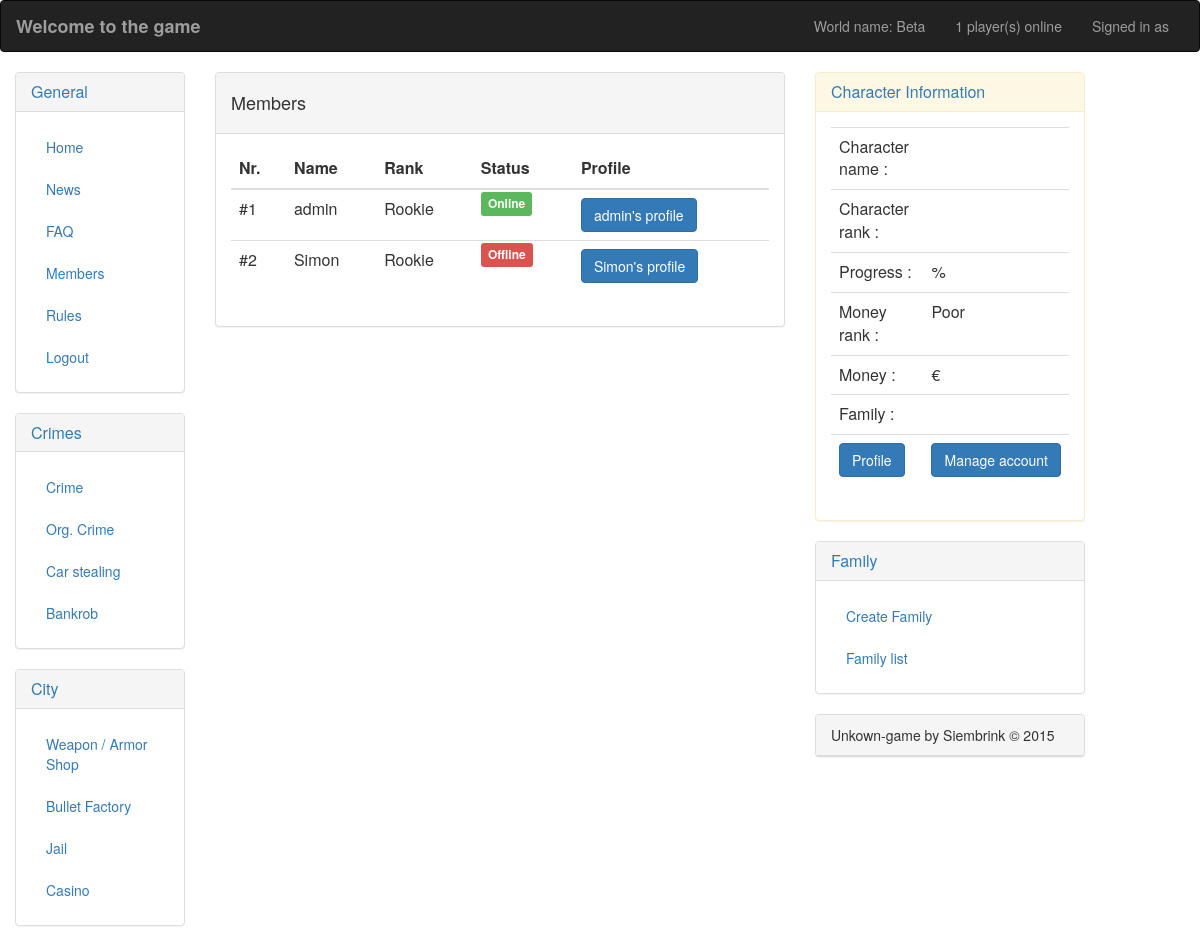
Before: /game/members.php with the older database file.
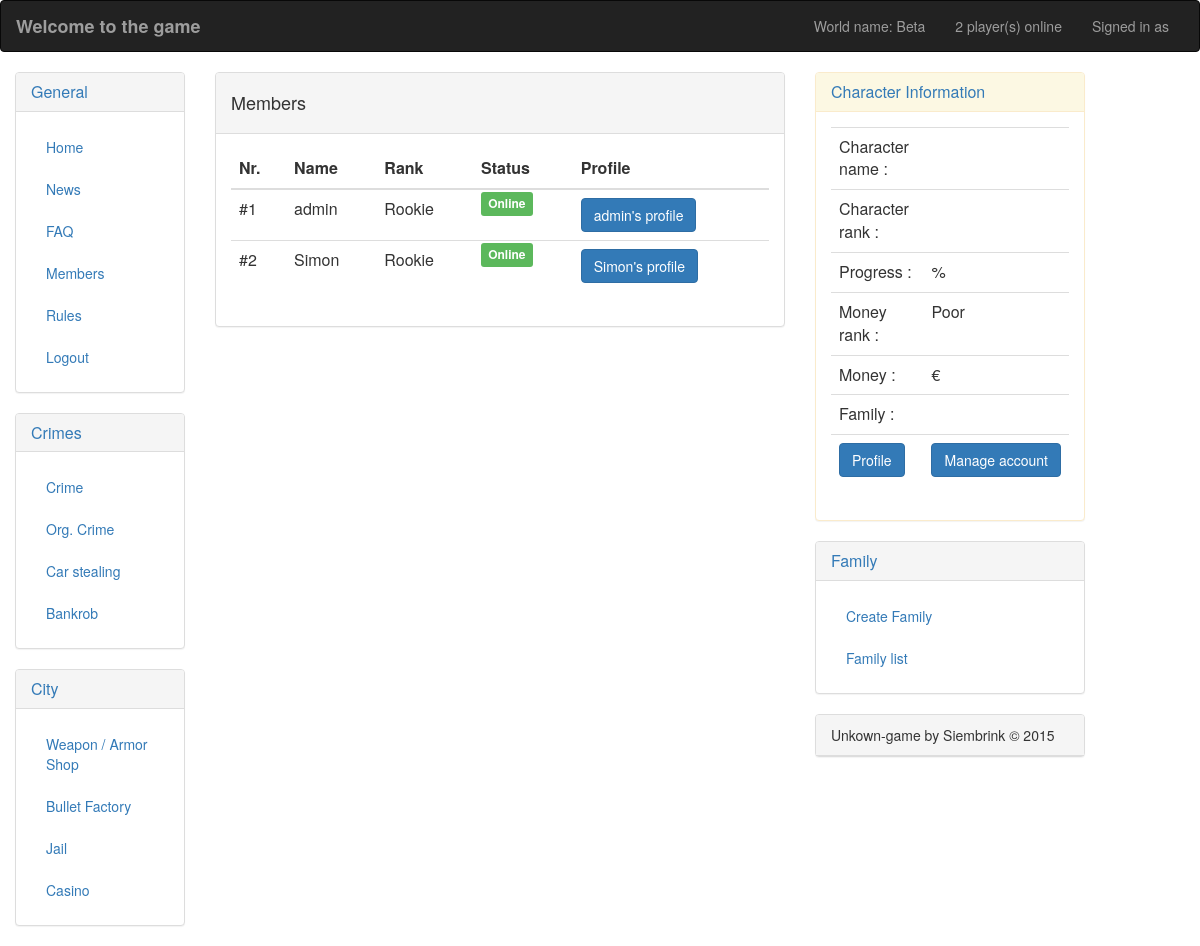
After: the same page with the newer database file.
### tables this page shows
CREATE TABLE IF NOT EXISTS `player` (
`id` int(11) NOT NULL,
  `player_name` varchar(30) NOT NULL,
  `rank` varchar(30) NOT NULL DEFAULT 'Rookie',
  `progress` int(2) NOT NULL DEFAULT '0',
  `family` varchar(30) NOT NULL DEFAULT 'None',
  `money` int(12) NOT NULL DEFAULT '10000',
  `banned` int(1) NOT NULL DEFAULT '0',
  `online` int(1) NOT NULL DEFAULT '0',
  `avatar` varchar(100) NOT NULL DEFAULT 'images/avatar/maffia_avatar.jpg',
  `profile_text` longtext NOT NULL,
  `crime1` varchar(30) NOT NULL,
  `crime2` varchar(30) NOT NULL,
  `crime3` varchar(30) NOT NULL,
  `crime4` varchar(30) NOT NULL,
  `weapon` varchar(30) NOT NULL,
  `armor` varchar(30) NOT NULL,
  `bullets` int(11) NOT NULL,
  `jail` varchar(30) NOT NULL
);

### game/includes/functions.php (called while the page is built, shortened)
<?php
function selectWorldName($connection, $id) {
    $select = mysqli_prepare($connection, "SELECT world_name, world_start, world_end FROM world WHERE world_id = ?");
    mysqli_stmt_bind_param($select, "i", $id);
    mysqli_stmt_execute($select);
    mysqli_stmt_bind_result($select, $name, $start, $end);
    return array($name, $start, $end);
}
function usersOnline($connection) {
    $number = 1;
    $select = mysqli_prepare($connection, "SELECT count(online) FROM player WHERE online = ?");
    mysqli_stmt_bind_param($select, "i", $number);
    mysqli_stmt_execute($select);
    mysqli_stmt_bind_result($select, $online);
    return $online;
}

### game/members.php (the view, shortened to what this page needs)
<?php
include ("../includes/config.php");
include ("includes/functions.php");
$world = selectWorldName($connection, 1);
$online = usersOnline($connection_world);
?>
<html>
    <head>
        <link rel="stylesheet" type="text/css" href="../css/bootstrap.css">
        <link rel="stylesheet" type="text/css" href="../css/style.css">
    </head>
    <body>
        <div class="container-fluid">
            <div class="row">
                <div class="col-md-offset-0 main">
                    <nav class="navbar navbar-inverse">
                        <div class="container-fluid">
                            <div class="navbar-header">
                                <a class="navbar-brand" href="#">
                                    <strong>Welcome to the game</strong>
                                </a>
                            </div>
                            <p class="navbar-text navbar-right">Signed in as <?php echo $_SESSION['name']; ?></p>
                            <p class="navbar-text navbar-right"><?php echo $online; ?> player(s) online</p>
                            <p class="navbar-text navbar-right">World name: <?php echo $world[0]; ?></p>
                        </div>
                    </nav>
                    <?php
                    include("layout/navside.php");
                    ?>
                    <div class="col-sm-6">
                        <div class="panel panel-default">
                            <div class="panel-heading"><h4>Members</h4></div>
                            <div class="panel-body">
                                <?php
                                $banned = 0;
                                $query = mysqli_prepare($connection_world, "SELECT player_name, rank, online FROM player WHERE banned = ?");
                                mysqli_stmt_bind_param($query, "i", $banned);
                                mysqli_stmt_execute($query);
                                mysqli_stmt_bind_result($query, $name, $rank, $online);
                                $i = 1;
                                echo '<table class="table">';
                                echo '<thead><th>Nr.</th><th>Name</th><th>Rank</th><th>Status</th><th>Profile</th></thead>';
                                while (mysqli_stmt_fetch($query)) {
                                    echo '<form method="GET" action="profile.php">';
                                    echo '<tr>';
                                    echo '<td>#' . $i . '</td>';
                                    echo '<td>' . $name . '</td>';
                                    echo '<td>' . $rank . '</td>';
                                    if ($online == 0) {
                                        echo '<td><span class="label label-danger">Offline</span></td>';
                                    } else {
                                        echo '<td><span class="label label-success">Online</span></td>';
                                    }
                                    echo '<td><input type="submit" class="btn btn-primary" name="profile" value="' . $name . '\'s profile"></td>';
                                    echo '</form>';
                                    $i = $i + 1;
                                }
                                echo '</table>';
                                ?>
                            </div>
                        </div>
                    </div>
                    <?php
                    include ("layout/navright.php");
                    ?>
                </div>
            </div>
        </div>
    </body>
</html>

Changed rows visible on the page:
changed player (number 2 of 2 on the later page): text "Offline" → "Online"
Other visible differences:
$online: "1" → "2"
